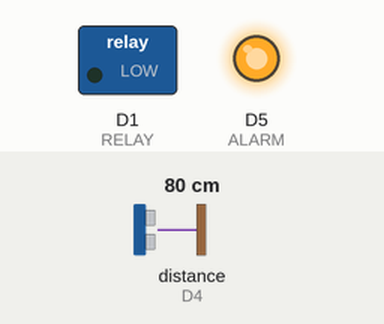
Recording of a sketch running on a simulated ESP8266 (NodeMCU). Shown: switched loads named in the sketch (green lamp = pin HIGH), output pins drawn as LEDs (lit = HIGH). Wiring (inferred from the names in the program): ultrasonic range finder: trigger D2; echo D4. Inputs (shaded band) come from the test bench; at power-on: distance to the obstacle (sensor on D4) 80 cm. The echo pulse lasts 58.3 µs per cm; WiFi joins after 1.5 s; servers stay silent unless stated; pins used as bus, display or sensor lines are not drawn.

Above: at 3.0 s.
3.1 s: distance to the obstacle (sensor on D4) set to 26 cm
5.0 s: distance to the obstacle (sensor on D4) set to 20 cm
At 7.0 s:
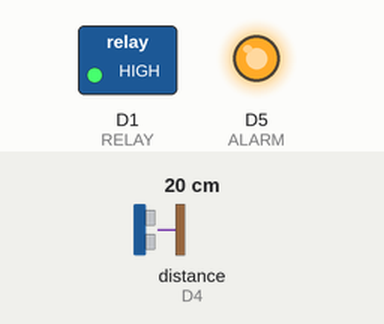
7.3 s: distance to the obstacle (sensor on D4) set to 15 cm
At 8.7 s:
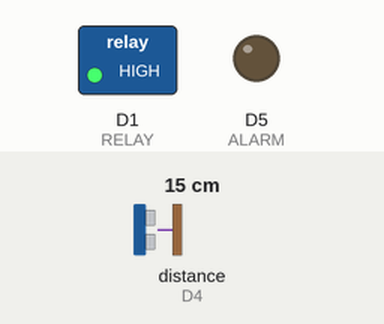
9.3 s: distance to the obstacle (sensor on D4) set to 18 cm
At 10.2 s:
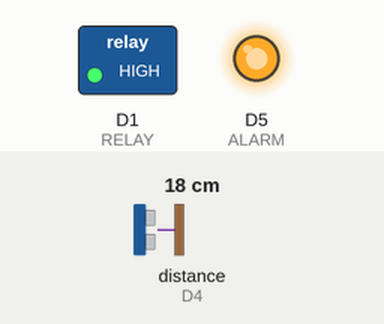
11.3 s: distance to the obstacle (sensor on D4) set to 2 cm
At 12.9 s:
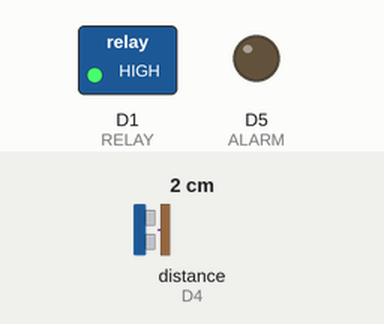
Timing chart, 0 to 14.3 s (numbered marks = the images above; inputs shaded):
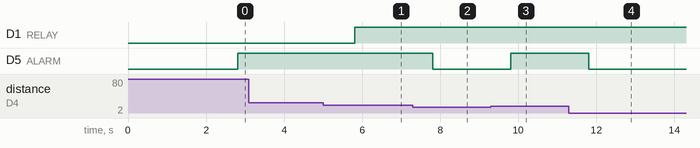

Measured:
- the behaviour switches between 24 and 23 cm on distance to the obstacle (sensor on D4) (found by bisection; images 0 and 1)
- the behaviour switches between 17 and 16 cm on distance to the obstacle (sensor on D4) (found by bisection; images 1 and 2)
- after the input at 3.1 s, every drawn part: stays the same
- after the input at 5.0 s, D1 (RELAY): LOW → HIGH after 0.81 s
- after the input at 7.3 s, D5 (ALARM): HIGH → LOW after 0.51 s
- after the input at 9.3 s, D5 (ALARM): LOW → HIGH after 0.51 s
- after the input at 11.3 s, D5 (ALARM): HIGH → LOW after 0.50 s

The sketch:

ArduinoCode.ino
```cpp
#define BLYNK_TEMPLATE_ID "TMPL2WBkEPFXs"
#define BLYNK_TEMPLATE_NAME "LATHE MACHINE OIL LEVEL DETECTOR"
#define BLYNK_AUTH_TOKEN "hfV9Bv536P9_HuQajRQnWj8TJf2pfeoN"

#include <ESP8266WiFi.h>
#include <BlynkSimpleEsp8266.h>

char ssid[] = "FUPREPROJECT2025";         // WiFi Name
char pass[] = "FUPREPROJECT2025";     // WiFi Password


#define TRIG D2   // Trigger Pin of Ultrasonic Sensor
#define ECHO D4   // Echo Pin of Ultrasonic Sensor
#define RELAY D1  // Relay Control Pin
#define ALARM D5  // ALARM Control Pin

BlynkTimer timer;  // Create Blynk Timer instance

BLYNK_WRITE(V1) {
  int relayState = param.asInt();  // Read button value from Blynk app
  digitalWrite(RELAY, relayState); // Turn relay ON (1) or OFF (0)
}

// Function to check water level
void checkWaterLevel() {
  long duration;
  int distance;

  digitalWrite(TRIG, LOW);
  delayMicroseconds(2);
  digitalWrite(TRIG, HIGH);
  delayMicroseconds(10);
  digitalWrite(TRIG, LOW);

  duration = pulseIn(ECHO, HIGH);
  distance = duration * 0.034 / 2;  // Convert to cm

  int tankHeight = 30;  // Adjust based on your tank height in cm
  int level = map(distance, 0, tankHeight, 100, 0);  // Convert to percentage

  Blynk.virtualWrite(V0,  level);  // Send level to Blynk Gauge

  if (level < 25) {  // Turn OFF relay when tank is full
    digitalWrite(RELAY, LOW);  // Relay OFF
    Blynk.virtualWrite(V1, 0);  // Update LED widget
  } else {
    digitalWrite(RELAY, HIGH);  // Relay ON
    Blynk.virtualWrite(V1, 1);
  }
  if (level < 50) {  // Turn OFF relay when tank is full
    digitalWrite(ALARM, HIGH);  // Relay ON
    Blynk.virtualWrite(V2, 1);  // Update LED widget
  } else {
    digitalWrite(ALARM, LOW);  // Relay ON
    Blynk.virtualWrite(V2, 0);
  }
}

void setup() {
  Serial.begin(115200);
  Blynk.begin(BLYNK_AUTH_TOKEN, ssid, pass);

  pinMode(TRIG, OUTPUT);
  pinMode(ECHO, INPUT);
  pinMode(RELAY, OUTPUT);
  pinMode(ALARM, OUTPUT);
  digitalWrite(RELAY, LOW);  // Start with pump ON

  timer.setInterval(1000, checkWaterLevel);  // Check level every 1 second
}

void loop() {
  Blynk.run();
  timer.run();
}
```
